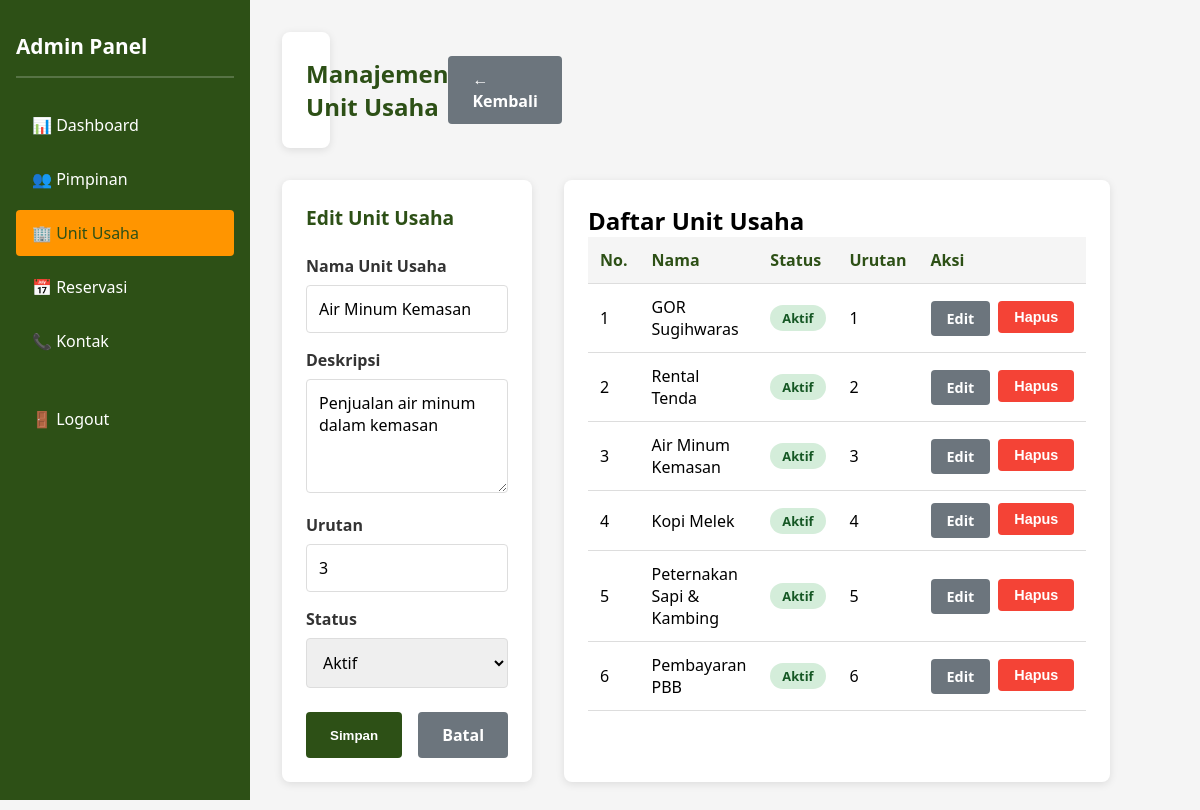
The page /admin/manage_unit.php?action=edit&id=3 (signed in) on the database its author committed.
### tables this page shows
CREATE TABLE IF NOT EXISTS unit_usaha (
    id INT PRIMARY KEY AUTO_INCREMENT,
    nama VARCHAR(100) NOT NULL,
    deskripsi TEXT,
    icon VARCHAR(255),
    gambar VARCHAR(255),
    urutan INT DEFAULT 1,
    status ENUM('aktif', 'nonaktif') DEFAULT 'aktif',
    created_at TIMESTAMP DEFAULT CURRENT_TIMESTAMP,
    updated_at TIMESTAMP DEFAULT CURRENT_TIMESTAMP ON UPDATE CURRENT_TIMESTAMP
);

### app/includes/functions.php (called while the page is built, shortened)
<?php
function get_all_data($conn, $table, $where = '', $order = '', $limit = '') {
    $query = "SELECT * FROM $table";
    if (!empty($order)) {
        $query .= " ORDER BY $order";
    } else {
        $query .= " ORDER BY urutan ASC, id ASC";
    }
    $result = $conn->query($query);
    if ($result->num_rows > 0) {
        return $result->fetch_all(MYSQLI_ASSOC);
    }
    return [];
}
function get_data_by_id($conn, $table, $id) {
    $query = "SELECT * FROM $table WHERE id = $id";
    $result = $conn->query($query);
    if ($result->num_rows > 0) {
        return $result->fetch_assoc();
    }
    return null;
}
?>

### public/admin/manage_unit.php (the view, shortened to what this page needs)
<?php
require_once '../../app/config/database.php';
require_once '../../app/includes/functions.php';
$action = isset($_GET['action']) ? sanitize($_GET['action']) : '';
$id = isset($_GET['id']) ? (int)$_GET['id'] : 0;
$unit = null;
$edit_mode = false;
if ($action === 'edit' && $id > 0) {
    $unit = get_data_by_id($conn, 'unit_usaha', $id);
    if ($unit) {
        $edit_mode = true;
    }
}
$all_units = get_all_data($conn, 'unit_usaha', '', 'urutan ASC');
?>
<!DOCTYPE html>
<html lang="id">
<head>
</head>
<body>
    <div class="admin-layout">
        <div class="sidebar">
            <h2>Admin Panel</h2>
            <ul>
                <li><a href="index.php">📊 Dashboard</a></li>
                <li><a href="manage_pimpinan.php">👥 Pimpinan</a></li>
                <li><a href="manage_unit.php" class="active">🏢 Unit Usaha</a></li>
                <li><a href="manage_reservasi.php">📅 Reservasi</a></li>
                <li><a href="manage_kontak.php">📞 Kontak</a></li>
                <li style="margin-top: 2rem;"><a href="logout.php">🚪 Logout</a></li>
            </ul>
        </div>
        <div class="main-content">
            <div class="page-header">
                <h1>Manajemen Unit Usaha</h1>
                <a href="index.php" class="btn btn-secondary">← Kembali</a>
            </div>
            <div class="content-grid">
                <div class="form-card">
                    <h2><?php echo $edit_mode ? 'Edit Unit Usaha' : 'Tambah Unit Usaha'; ?></h2>
                    <form method="POST">
                        <div class="form-group">
                            <label for="nama">Nama Unit Usaha</label>
                            <input type="text" id="nama" name="nama" value="<?php echo $edit_mode ? htmlspecialchars($unit['nama']) : ''; ?>" required>
                        </div>
                        <div class="form-group">
                            <label for="deskripsi">Deskripsi</label>
                            <textarea id="deskripsi" name="deskripsi" rows="4"><?php echo $edit_mode ? htmlspecialchars($unit['deskripsi']) : ''; ?></textarea>
                        </div>
                        <div class="form-group">
                            <label for="urutan">Urutan</label>
                            <input type="number" id="urutan" name="urutan" value="<?php echo $edit_mode ? $unit['urutan'] : '1'; ?>" min="1">
                        </div>
                        <div class="form-group">
                            <label for="status">Status</label>
                            <select id="status" name="status">
                                <option value="aktif" <?php echo ($edit_mode && $unit['status'] === 'aktif') ? 'selected' : ''; ?>>Aktif</option>
                            </select>
                        </div>
                        <div class="form-actions">
                            <button type="submit" class="btn btn-primary">Simpan</button>
                            <?php if ($edit_mode): ?>
                                <a href="manage_unit.php" class="btn btn-secondary">Batal</a>
                            <?php endif; ?>
                        </div>
                    </form>
                </div>
                <div class="list-card">
                    <h2>Daftar Unit Usaha</h2>
                    <div class="table-responsive">
                        <table>
                            <thead>
                                <tr>
                                    <th>No.</th>
                                    <th>Nama</th>
                                    <th>Status</th>
                                    <th>Urutan</th>
                                    <th>Aksi</th>
                                </tr>
                            </thead>
                            <tbody>
                                <?php
                                $no = 1;
                                foreach ($all_units as $item) {
                                    $status_class = 'status-' . strtolower($item['status']);
                                    echo "<tr>";
                                    echo "<td>" . $no++ . "</td>";
                                    echo "<td>" . htmlspecialchars($item['nama']) . "</td>";
                                    echo "<td><span class='status-badge $status_class'>" . ucfirst($item['status']) . "</span></td>";
                                    echo "<td>" . $item['urutan'] . "</td>";
                                    echo "<td>";
                                    echo "<div class='action-buttons'>";
                                    echo "<a href='?action=edit&id=" . $item['id'] . "' class='btn btn-secondary btn-sm'>Edit</a>";
                                    echo "<form method='POST' style='display:inline;' onsubmit='return confirm(\"Yakin hapus?\");'>";
                                    echo "<button type='submit' class='btn btn-danger btn-sm'>Hapus</button>";
                                    echo "</form>";
                                    echo "</div>";
                                    echo "</td>";
                                    echo "</tr>";
                                }
                                ?>
                            </tbody>
                        </table>
                    </div>
                </div>
            </div>
        </div>
    </div>
</body>
</html>

### public/admin/manage_unit.php (style rules this page uses)
* { margin: 0; padding: 0; box-sizing: border-box; }
:root { --primary-color: #2d5016; --secondary-color: #ff9500; --light-bg: #f5f5f5; --danger-color: #f44336; --success-color: #4caf50; }
body { font-family: 'Segoe UI', Tahoma, Geneva, Verdana, sans-serif; background-color: var(--light-bg); }
.admin-layout { display: grid; grid-template-columns: 250px 1fr; min-height: 100vh; }
.sidebar { background-color: var(--primary-color); color: white; padding: 2rem 1rem; position: fixed; left: 0; top: 0; height: 100vh; width: 250px; overflow-y: auto; }
.sidebar h2 { font-size: 1.3rem; margin-bottom: 1.5rem; padding-bottom: 1rem; border-bottom: 2px solid rgba(255, 255, 255, 0.2); }
.sidebar ul { list-style: none; }
.sidebar li { margin-bottom: 0.5rem; }
.sidebar a { display: block; padding: 0.75rem 1rem; color: white; text-decoration: none; border-radius: 4px; transition: all 0.3s ease; }
.sidebar a:hover, .sidebar a.active { background-color: var(--secondary-color); color: var(--primary-color); }
.main-content { margin-left: 250px; padding: 2rem; }
.page-header { display: flex; justify-content: space-between; align-items: center; background: white; padding: 1.5rem; border-radius: 8px; margin-bottom: 2rem; box-shadow: 0 2px 8px rgba(0, 0, 0, 0.1); }
.page-header h1 { color: var(--primary-color); font-size: 1.5rem; }
.btn { display: inline-block; padding: 0.75rem 1.5rem; border: none; border-radius: 4px; cursor: pointer; text-decoration: none; font-weight: 600; transition: all 0.3s ease; }
.btn-primary { background-color: var(--primary-color); color: white; }
.btn-danger { background-color: var(--danger-color); color: white; }
.btn-secondary { background-color: #6c757d; color: white; }
.btn-sm { padding: 0.5rem 1rem; font-size: 0.9rem; }
.content-grid { display: grid; grid-template-columns: 1fr 2fr; gap: 2rem; }
.form-card, .list-card { background: white; padding: 1.5rem; border-radius: 8px; box-shadow: 0 2px 8px rgba(0, 0, 0, 0.1); }
.form-card h2 { color: var(--primary-color); margin-bottom: 1.5rem; font-size: 1.2rem; }
.form-group { margin-bottom: 1rem; }
.form-group label { display: block; margin-bottom: 0.5rem; font-weight: 600; color: #333; }
.form-group input, .form-group textarea, .form-group select { width: 100%; padding: 0.75rem; border: 1px solid #ddd; border-radius: 4px; font-family: inherit; font-size: 1rem; }
.form-actions { display: flex; gap: 1rem; margin-top: 1.5rem; }
.table-responsive { overflow-x: auto; }
table { width: 100%; border-collapse: collapse; }
table thead { background-color: var(--light-bg); }
table th, table td { padding: 0.75rem; text-align: left; border-bottom: 1px solid #ddd; }
table th { font-weight: 600; color: var(--primary-color); }
.action-buttons { display: flex; gap: 0.5rem; }
.status-badge { display: inline-block; padding: 0.25rem 0.75rem; border-radius: 20px; font-size: 0.8rem; font-weight: 600; }
.status-aktif { background-color: #d4edda; color: #155724; }

### rows shown on the page
unit_usaha: nama "Air Minum Kemasan", deskripsi "Penjualan air minum dalam kemasan", urutan "3", status "Aktif"
unit_usaha: nama "GOR Sugihwaras", status "Aktif", urutan "1"
unit_usaha: nama "Rental Tenda", status "Aktif", urutan "2"
unit_usaha: nama "Kopi Melek", status "Aktif", urutan "4"
unit_usaha: nama "Peternakan Sapi & Kambing", status "Aktif", urutan "5"
unit_usaha: nama "Pembayaran PBB", status "Aktif", urutan "6"
